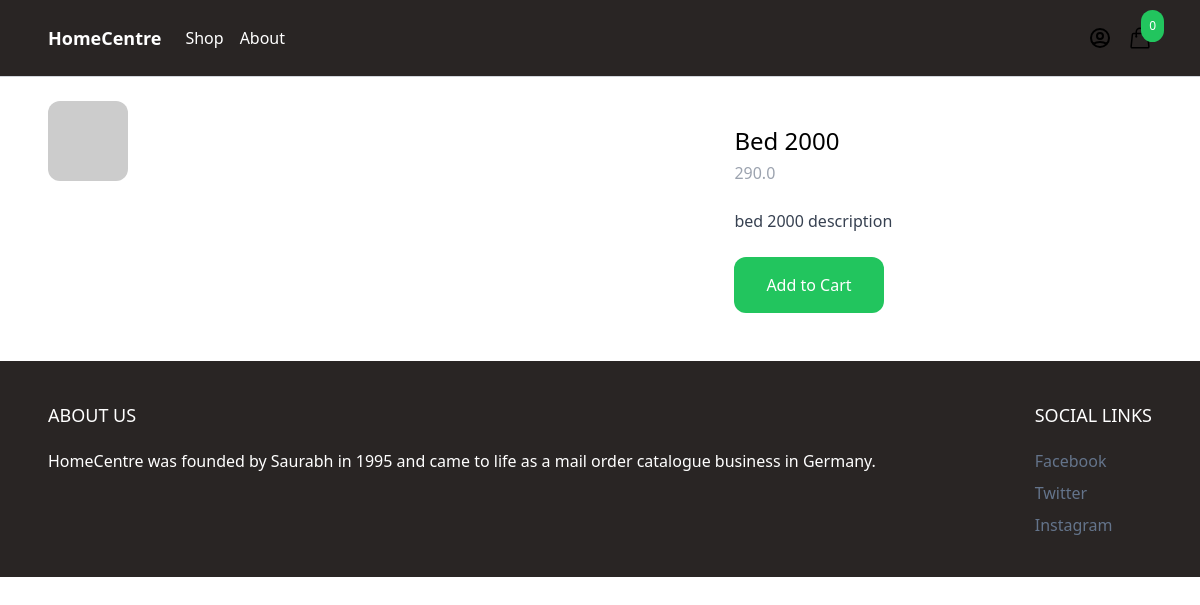
/shop/bed-2000/, run on the app's committed database.
### product/models.py (models this page shows, shortened)
class Product(models.Model):
    category = models.ForeignKey(Category, related_name='products', on_delete=models.CASCADE)
    name = models.CharField(max_length=255)
    slug = models.SlugField()
    description = models.TextField(blank=True, null=True)
    price = models.IntegerField()
    created_at = models.DateTimeField(auto_now_add=True)
    image = models.ImageField(upload_to='uploads/', blank=True, null=True)
    thumbnail = models.ImageField(upload_to='uploads/', blank=True, null=True)
    class Meta:
        ordering = ('-created_at',)
    def get_display_price(self):
        return self.price / 100

### product/views.py (the view)
# urls.py: path('shop/<slug:slug>/', product, name='product'),
def product(request, slug):
    product = get_object_or_404(Product, slug=slug)
    return render(request, 'product/product.html', {'product' : product })

### cart/cart.py (called while the page is built)
    def __len__(self):
        return sum(item['quantity'] for item in self.cart.values())

### cart/context_processors.py (called while the page is built)
def cart(request):
    return {'cart': Cart(request)}

### product/templates/product/product.html (shortened to what this page needs)
{% extends 'core/base.html'%}
{% block content %}
<div class="max-w-6xl mx-auto flex flex-wrap py-6 px-6 xl:px-0">
    <div class="images w-full mb-6 lg:mb-0 lg:w-3/5">
        <img
            class="rounded-xl"
            src="{% if product.image %}{{ product.image.url }}{% else %}https://via.placeholder.com/240x240x.jpg{% endif %}">
    </div>
    <div class="information w-full lg:w-2/5 lg:p-6">
        <h1 class="text-2xl">{{ product.name }}</h1>
        <p class="mt-1 text-gray-400">{{product.get_display_price}}</p>
        {% if product.description %}
        <p class="mt-6 text-gray-700">{{ product.description }}</p>
        {% endif %}
        <a
            href="#"
            class="mt-6 inline-block px-8 py-4 rounded-xl bg-green-500 text-white hover:bg-green-700"
            hx-get="{% url 'add_to_cart' product.id %}"
            hx-target="#menu-cart-button"
            hx-swap="outerHTML"
        >
            Add to Cart
        </a>
    </div>
</div>
{% endblock %}

### data on the page
Product: name "Bed 2000", get_display_price "290.0", description "bed 2000 description"

### other printed values
{{ cart|length }} "0"
